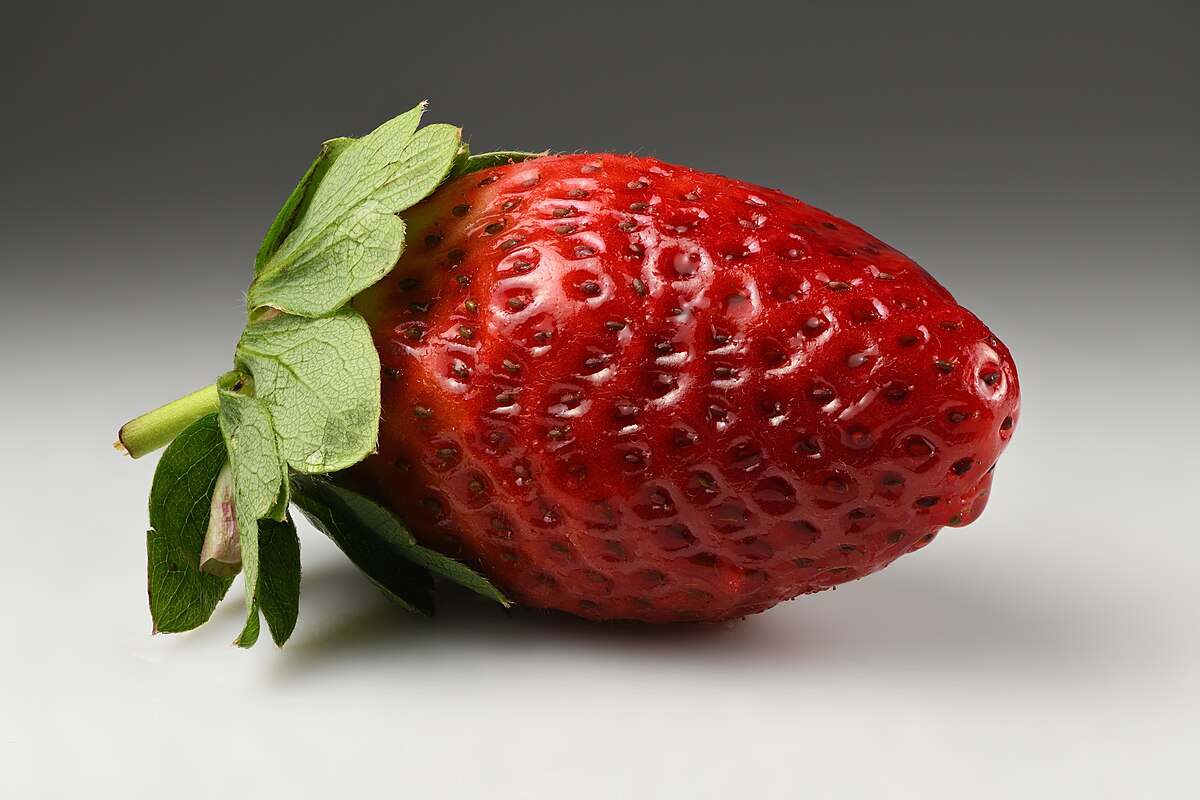
#> input picture Numpy/LABB1/strawberry.jpg, 1200 x 800 px
$ python 4imagesasmatrix.py
#> lines starting #> are read from the running program, lines starting #| are printed output that depends on the picture; after the words box and inside, x2 and y2 are one past the last pixel; in counts of white or black regions, pixels touching at a corner belong together
import numpy as np
import matplotlib.image as npimg
import matplotlib.pyplot as plt

img = npimg.imread("strawberry.jpg")
#> img is the input picture: shape (800, 1200, 3); mean R, G, B 140.8, 116.5, 106.5
print(img.shape)
#| (800, 1200, 3)
print(img[400,600])
#| [146  11   5]

copy = np.copy(img)
for row in range(0,800):
    copy[row,600] = np.array([0,0,0])
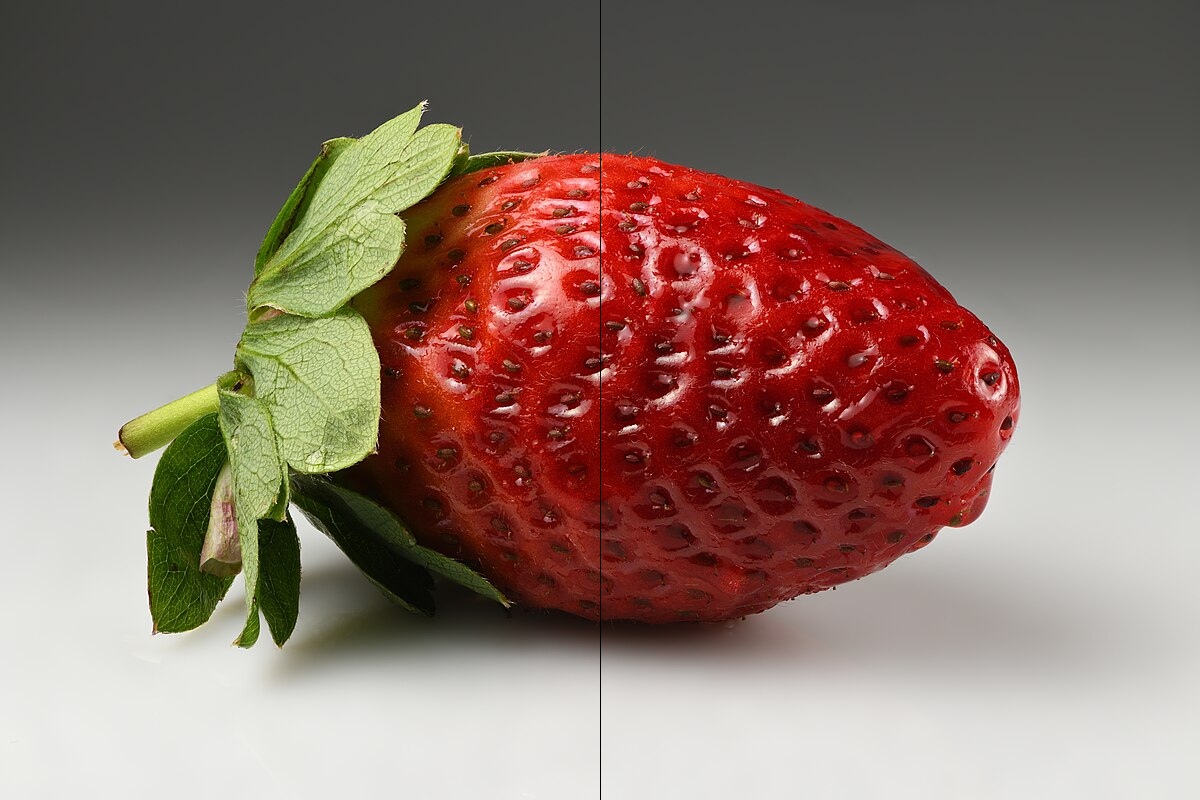
#> copy: shape (800, 1200, 3); 0.08% of pixels changed, all inside (x1, y1, x2, y2) = (600, 0, 601, 800)

plt.imshow(copy)


plt.show()
